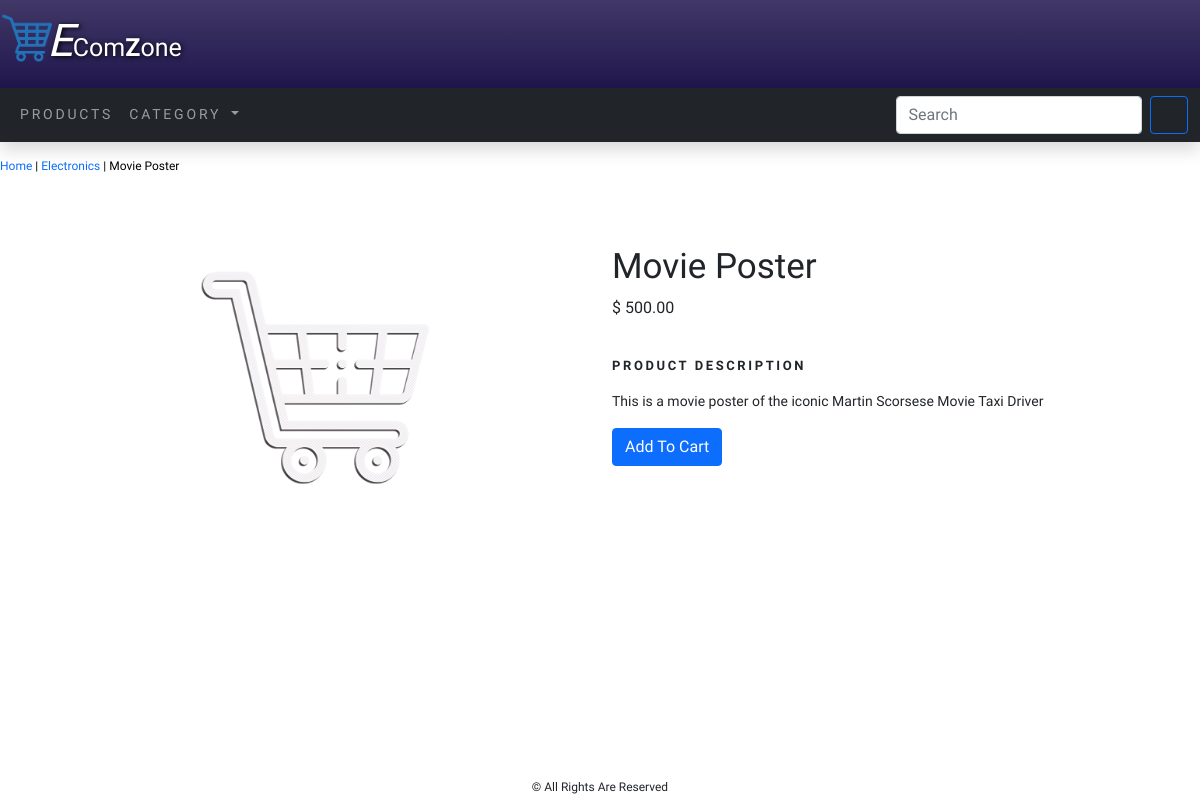
Screenshot of /electronics/movie-poster/ with the database file from the repository.
### EcomApp/models.py (models this page shows, shortened)
class Product(models.Model):
    name = models.CharField(max_length=250, unique=True)
    slug = models.SlugField(max_length=250, unique=True)
    description = models.TextField(blank=True)
    price = models.DecimalField(max_digits=10, decimal_places=2)
    category = models.ForeignKey(Category, on_delete=models.CASCADE)
    prod_img = models.ImageField(upload_to='product')
    stock = models.IntegerField()
    available = models.BooleanField(default=True)
    created = models.DateTimeField(auto_now_add=True)
    updated = models.DateTimeField(auto_now=True)
    class Meta:
        ordering = ('name',)
        verbose_name = 'product'
        verbose_name_plural = 'products'

class Category(models.Model):
    name = models.CharField(max_length=250, unique=True)
    slug = models.SlugField(max_length=250, unique=True)
    description = models.TextField(blank=True)
    cat_img = models.ImageField(upload_to='category')
    class Meta:
        ordering = ('name',)
        verbose_name = 'category'
        verbose_name_plural = 'categories'
    def get_url(self):
        return reverse('EcomApp:product_by_category', args=[self.slug])
    def __str__(self):
        return '{}'.format(self.name)

### EcomApp/views.py (the view)
# urls.py: path('<slug:c_slug>/<slug:product_slug>/', views.ProdCatDetail, name='ProdCatDetail')
def ProdCatDetail(request, c_slug, product_slug):
    try:
        product = Product.objects.get(category__slug=c_slug, slug=product_slug)
    except Exception as e:
        raise e
    return render(request, 'product.html', {'product': product})

### EcomApp/context_processors.py (called while the page is built)
def menu_links(request):
    links = Category.objects.all()
    return dict(links=links)

### EcomCart/context_processors.py (called while the page is built)
def counter(request):
    item_count = 0
    if 'admin' in request.path:
        return {}
    else:
        try:
            cart = Cart.objects.filter(cart_id=_cart_id(request))
            cart_items = CartItem.objects.all().filter(cart=cart[:1])
            for cart_item in cart_items:
                item_count += cart_item.quantity
        except Cart.DoesNotExist:
            item_count = 0
    return dict(item_count=item_count)

### EcomCart/views.py (called while the page is built)
def _cart_id(request):
    cart = request.session.session_key
    if not cart:
        cart = request.session.create()
    return cart

### templates/product.html (shortened to what this page needs)
{% extends 'base.html' %}
{% load static %}
{% block content %}
<div>
    <div class="row my_prod_row_class">
        <div class=" mx-auto">
            <p><a style="text-decoration:none" href="{% url 'EcomApp:allProdCat' %}">Home</a>
                | <a style="text-decoration:none" href="{{product.category.get_url}}">{{ product.category }}</a>
                | {{product.name}}
            </p>
        </div>
    </div>
    <div class="container">
        <div class="row">
            <div class="col-md-12 col-sm-12 col-md-12 col-lg-6">
                <div align="center" style="padding-top:40px">
                    <img src="{{product.prod_img.url}}" width="50%" alt="{{product.name}}">
                </div>
            </div>
            <div class="col-md-12 col-sm-12 col-md-12 col-lg-6">
                <div style="padding-top:35px">
                    <h1 class="prod_head">{{product.name}}</h1>
                    <p>$ {{product.price}}</p>
                    <p class="desc_title"><b>Product description</b></p>
                    <p class="text-justify" style="font-size:14px">{{product.description}}</p>
                    {% if product.stock <= 0 %}
                        <p style="color:red">Out of Stock</p>
                    {% else %}
                        <a href="{% url 'EcomCart:add_cart' product.id %}">
                            <button class="btn btn-primary">Add To Cart</button>
                        </a>
                    {% endif %}
                </div>
            </div>
        </div>
    </div>
</div>
{% endblock %}

### static/css/custom.css (style rules this page uses)
body { font-family: 'Dosis', sans-serif; }
.my_prod_row_class { padding-top:15px; padding-bottom:20px }
.my_prod_row_class .mx-auto { color:#000; font-size:12px; text-decoration:none; }
.prod_head { font-size:35px; }
.desc_title { letter-spacing:.2em; text-transform:uppercase; font-size:13px; padding-top:20px; }

### rows the page displays
Product: category "Electronics", name "Movie Poster", prod_img (picture), price "500.00", description "This is a movie poster of the iconic Martin Scorsese Movie Taxi Driver"
